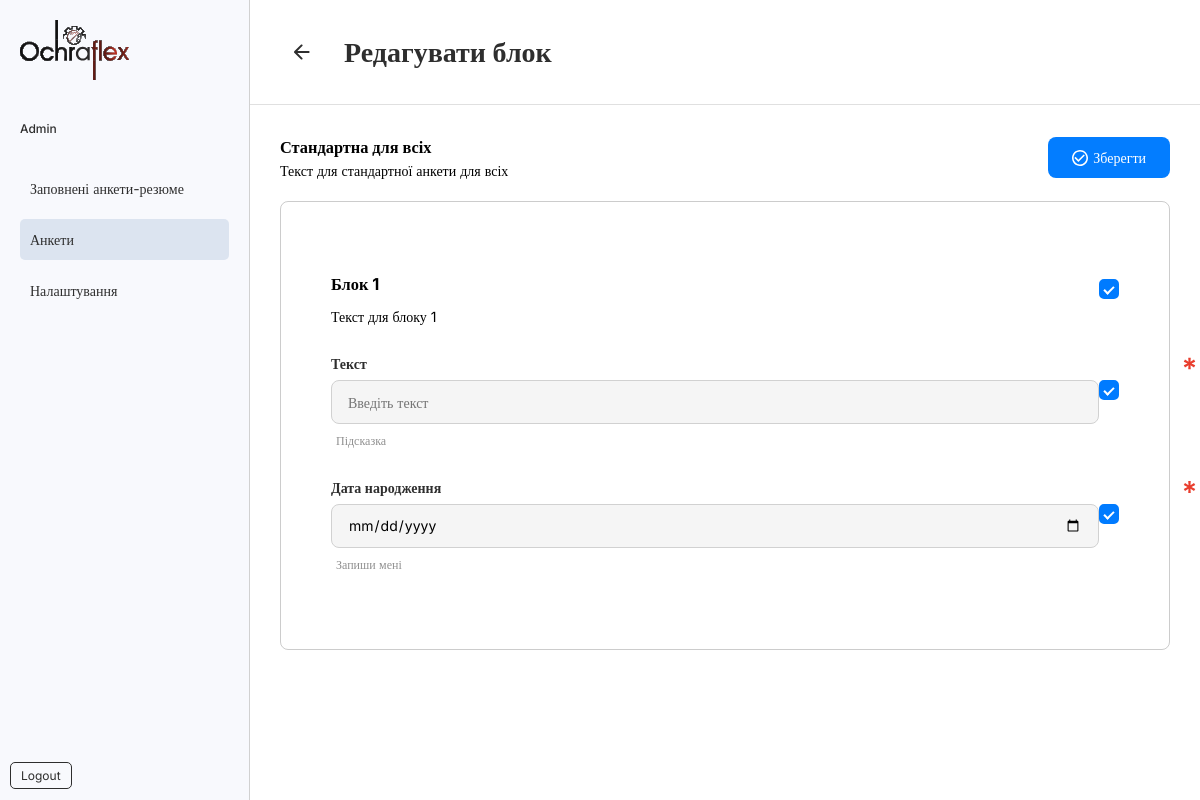
Page /dashboard/questionnaires/30/combine/update/block/238/ on the committed database.
### app/models.py (models this page shows, shortened)
class BlockTemplate(models.Model):
    LANGUAGES = (
        ('cs', 'Czech Republic'),
        ('de', 'Germany'),
    )  # Модель для зберігання шаблонів блоків
    user = models.ForeignKey(
        settings.AUTH_USER_MODEL, on_delete=models.CASCADE, related_name='block_templates')
    uuid = models.UUIDField(default=uuid.uuid4, editable=False, unique=True)
    name = models.CharField(max_length=255)  # Назва блоку
    description = models.TextField(blank=True, null=True)  # Опис блоку
    lanuage = models.CharField(
        blank=True, null=True, choices=LANGUAGES, max_length=128)
    created_at = models.DateTimeField(auto_now_add=True)  # Дата створення
    library_templates = models.ManyToManyField('LibraryTemplate', blank=True)

class DescriptionField(models.Model):
    block_template = models.ForeignKey(
        BlockTemplate,
        on_delete=models.CASCADE,
        related_name='description_fields',
        null=True,
        blank=True
    )
    title = models.CharField(max_length=128, null=True, blank=True)
    description = models.TextField(null=True, blank=True)
    is_combined = models.BooleanField(default=False)

class Field(models.Model):
    TEXT = 'text'
    SELECT = 'select'
    TEXTAREA = 'textarea'
    CHECKBOX = 'checkbox'
    RADIO = 'radio'
    NUMBER = 'number'
    DATE = 'date'
    MIN_LENGTH = 'min_length'
    MAX_LENGTH = 'max_length'
    MIN = 'min'
    MAX = 'max'
    BOOLEAN = 'boolean'
    PHONE = 'phone'
    BUTTON = 'button'
    FIELD_TYPES = [
        (TEXT, 'Text'),
        (TEXTAREA, 'Textarea'),
        (NUMBER, 'Number'),
        (SELECT, 'Select'),
        (CHECKBOX, 'Checkbox'),
        (RADIO, 'Radio'),
        (DATE, 'Date'),
        (BOOLEAN, 'Boolean'),
        (PHONE, 'Phone'),
        (BUTTON, 'Button'),
    ]
    name = models.CharField(max_length=128)  # Назва поля
    field_type = models.CharField(
        max_length=50,
        choices=FIELD_TYPES
    )  # Тип поля
    options = models.JSONField(blank=True, null=True, default=list)
    static_value = models.CharField(
        max_length=1000, null=True, blank=True)
    max_symbols = models.PositiveIntegerField(default=3, null=True, blank=True)
    max_numbers = models.PositiveBigIntegerField(
        default=3, null=True, blank=True)
    help_info = models.CharField(
        max_length=255,
        null=True,
        blank=True
    )  # Додаткова інформація
    is_required = models.BooleanField(default=False)  # Чи є поле обов’язковим
    extra_tag = models.CharField(max_length=255, blank=True, null=True)
    is_combined = models.BooleanField(default=False)
    block_template = models.ForeignKey(
        BlockTemplate,
        on_delete=models.CASCADE,
        related_name='fields',
        null=True,
        blank=True
    )

### app/views_combined.py (the view, shortened to what this page needs)
def edit_combined_block_view(request, quest_id, combined_block_id):
    block_template = get_object_or_404(BlockTemplate, id=quest_id)
    fields = Field.objects.filter(block_template=block_template)
    description_fields = DescriptionField.objects.filter(block_template=block_template)
    combined_block = get_object_or_404(CombinedBlock, id=combined_block_id)
    description_field = combined_block.description_field
    combined_block_fields = combined_block.fields.all()
    block_template = combined_block.block_template  # Отримуємо шаблон блоку
    context = {
        'block_template': block_template,
        'combined_block': combined_block,
        'description_field': description_field,
        'combined_block_fields': combined_block_fields,
        'fields': fields,
        'description_fields': description_fields,
    }
    return render(request, 'dashboard/questionnaire/combine/q_edit_combine.html', context)

### app/templatetags/custom_filters.py (called while the page is built)
@register.simple_tag
def is_active_path(request, pattern):
    return "active" if re.match(pattern, request.path) else ""

### templates/dashboard/questionnaire/combine/q_edit_combine.html (shortened to what this page needs)
{% extends 'dashboard/dashboard_base.html' %}
{% load static %}
{% load custom_parse %}
{% block styles %}
<link
  rel="stylesheet"
  href="{% static 'css/dashboard/questionnaires/questionnaires.css' %}"
/>
{% endblock styles %}
{% block back %}
<div class="back-button">
  <a href="{% url 'questionnaire_detail' block_template.id %}">
    <img src="{% static 'images/icons/arrow-left.svg' %}" alt="Back button" />
  </a>
</div>
{% endblock back %}
{% block title_page %}Редагувати блок{% endblock title_page %}
{% block main %} {% load static %}
<form method="POST" action="{% url 'edit_combined_block' block_template.id combined_block.id %}">
  <div class="d-flex align-items-center justify-content-between">
    <div>
      <h3>{{ block_template.name }}</h3>
      <p>{{ block_template.description }}</p>
    </div>
    <div class="d-flex align-items-center">
      <button type="submit" class="button_primary button_reset d-flex align-items-center">
        Зберегти
      </button>
    </div>
  </div>
  <div class="example-template marg_top-20">
    <div class="border-field-questionnaire">
      <div class="group-info marg_bottom-20">
        {% if description_field %}
          <div class="d-flex justify-content-between align-items-center main-title-menu marg_bottom-25">
            <div class="main-title-menu marg_top-20">
              <h3 class="marg_bottom-10">{{ description_field.title }}</h3>
              <div class="main-desc">{{ description_field.description }}</div>
            </div>
            <div class="radio-container">
              <label class="checkbox">
                <div class="box">
                  <span class="checkmark"></span>
                </div>
              </label>
            </div>
        </div>
        {% endif %}
        {% for field in combined_block_fields %}
        <div class="wrap-quest">
          <div class="group-form">
            <label for="{{field.name}}" class="input_label">{{field.name}}</label>
            {% if field.is_required %}
            <p>
              <img src="{% static 'images/icons/required.svg' %}" alt="" />
            </p>
            {% endif %}
          </div>
        </div>
        {% if field.field_type == 'textarea' %}
        <div
          class="d-flex align-items-center justify-content-between main-title-menu"
        >
          <div class="wrap-quest">
            <div class="textarea-quest">
              <textarea class="input_base_red" placeholder="Введіть текст"></textarea>
            </div>
          </div>
          <div class="relative">
            <div class="radio-container">
              <label class="checkbox">
                <input
                  type="checkbox"
                  name="combined"
                  value="{{ field.id }}"
                  checked
                />
                <div class="circle"></div>
                <div class="box">
                  <span class="checkmark"></span>
                </div>
              </label>
            </div>
          </div>
        </div>
        {% elif field.field_type == 'date' %}
        <div class="d-flex justify-content-between main-title-menu">
          <div class="wrap-quest">
            <input
              type="{{field.field_type}}"
              class="input_base_red"
              maxlength="{{ field.max_symbols }}"
              max="{{field.max_symbols}}"
            />
          </div>
          <div class="relative">
            <div class="radio-container">
              <label class="checkbox">
                <div class="box">
                  <span class="checkmark"></span>
                </div>
              </label>
            </div>
          </div>
        </div>
        {% else %}
        <div class="d-flex justify-content-between main-title-menu">
          <div class="wrap-quest">
            <input
              type="{{field.field_type}}"
              class="input_base_red"
              placeholder="Введіть текст"
              maxlength="{% if field.static_value %}{{ field.static_value }}{% else %}{{field.max_symbols}}{% endif %}"
            />
          </div>
          <div class="relative">
            <div class="radio-container">
              <label class="checkbox">
                <div class="box">
                  <span class="checkmark"></span>
                </div>
              </label>
            </div>
          </div>
        </div>
        {% endif %}
        <p class="marg_top-5 marg_bottom-25 offset-left-5">
          <small class="text-small-muted">{{field.help_info}}</small>
        </p>
        {% endfor %}
      </div>
    </div>
  </div>
</form>
{% endblock main %}

### static/css/style.css (style rules this page uses)
body { position: relative; }
.inter-primary { font-family: "Inter", serif; font-optical-sizing: auto; font-size: 14px; font-weight: 400; font-style: normal; }
.input_base, .input_base_red { background-color: #f5f5f5; border: 1px solid #d1d1d1; border-radius: 8px; padding: 12px 16px; display: inline-block; width: 100%; height: 44px; box-sizing: border-box; }
.input_label { display: inline-block; font-weight: 600; color: #2e2e2e; }
.button_reset { background-color: transparent; color: inherit; outline: none !important; border: none; border-radius: 8px; padding: 10px 24px; cursor: pointer; text-decoration: none; }
.button_primary, .button_primary_link { background-color: #037dff; color: #ffffff; transition: all 0.2s ease-in-out; }
.marg_top-20 { margin-top: 20px; }
.marg_top-5 { margin-top: 5px; }
.marg_bottom-10 { margin-bottom: 10px; }
.marg_bottom-20 { margin-bottom: 20px; }
.marg_bottom-25 { margin-bottom: 25px; }
.offset-right-5 { margin-right: 5px; }
.offset-left-5 { margin-left: 5px; }
.back-button { margin-right: 20px; border-radius: 100%; padding: 10px; }
.d-flex { display: flex !important; }
.align-items-center { align-items: center !important; }
.justify-content-between { justify-content: space-between !important; }
.text-small-muted { font-size: 12px; color: #909090; }

### static/css/auth/alert.css (style rules this page uses)
:root { --success-bg-color: #d5e6de; --success-text-color: #0a3622; --success-border-color: #9eccbd; --warning-bg-color: orange; --warning-text-color: orange; --warning-border-color: orange; --danger-bg-color: #f8d7da; --danger-text-color: #58151c; --danger-border-color: #f1aeb5; }

### static/css/dashboard/dashboard_style.css (style rules this page uses)
.main-desc { width: 768px; }

### static/css/form-items.css (style rules this page uses)
.checkbox { position: relative; width: 20px; height: 20px; }
.checkbox .box { position: absolute; top: 0; left: 0; width: 100%; height: 100%; border: 2px solid #2e2e2e; border-radius: 5px; background-color: #fff; display: flex; justify-content: center; align-items: center; transition: all 0.3s ease; z-index: 1; }
.checkbox .checkmark { display: none; width: 6px; height: 10px; border: solid #fff; border-width: 0 2px 2px 0; transform: rotate(45deg); }
.checkbox input:checked ~ .box { background-color: #007bff; border-color: #007bff; }
.checkbox input:checked ~ .box .checkmark { display: block; }
.radio-container, .multi-container { display: flex; align-items: center; gap: 30px; }
.radio-container span, .multi-container span { color: #a9a9a9; font-size: 12px; }

### static/css/dashboard/questionnaires/questionnaires.css (style rules this page uses)
.group-form { display: flex; align-items: center; justify-content: space-between; margin-bottom: 5px; }
.group-form label { width: 100%; }
.border-field-questionnaire { border: 1px solid rgba(0, 0, 0, 0.2); border-radius: 8px; padding: 50px; margin-bottom: 20px; }
.wrap-quest { width: 870px; }
.relative { position: relative; }

### rows in the picture
BlockTemplate: name "Стандартна для всіх", description "Текст для стандартної анкети для всіх"
DescriptionField: title "Блок 1", description "Текст для блоку 1"
Field: name "Текст", is_required True (drawn), help_info "Підсказка"
Field: name "Дата народження", is_required True (drawn), help_info "Запиши мені"
